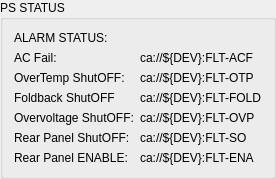
       <widget class="QGroupBox" name="OutControl_2">
        <property name="title">
         <string>PS STATUS</string>
        </property>
        <layout class="QVBoxLayout" name="verticalLayout_7">
         <item>
          <layout class="QGridLayout" name="gridLayout_9">
           <item row="3" column="0">
            <widget class="QLabel" name="label_13">
             <property name="sizePolicy">
              <sizepolicy hsizetype="MinimumExpanding" vsizetype="MinimumExpanding">
               <horstretch>0</horstretch>
               <verstretch>0</verstretch>
              </sizepolicy>
             </property>
             <property name="maximumSize">
              <size>
               <width>16777215</width>
               <height>30</height>
              </size>
             </property>
             <property name="text">
              <string>Foldback ShutOFF</string>
             </property>
            </widget>
           </item>
           <item row="0" column="0">
            <widget class="QLabel" name="label_41">
             <property name="sizePolicy">
              <sizepolicy hsizetype="MinimumExpanding" vsizetype="MinimumExpanding">
               <horstretch>0</horstretch>
               <verstretch>0</verstretch>
              </sizepolicy>
             </property>
             <property name="maximumSize">
              <size>
               <width>16777215</width>
               <height>30</height>
              </size>
             </property>
             <property name="text">
              <string>ALARM STATUS:</string>
             </property>
            </widget>
           </item>
           <item row="4" column="0">
            <widget class="QLabel" name="label_14">
             <property name="sizePolicy">
              <sizepolicy hsizetype="MinimumExpanding" vsizetype="MinimumExpanding">
               <horstretch>0</horstretch>
               <verstretch>0</verstretch>
              </sizepolicy>
             </property>
             <property name="maximumSize">
              <size>
               <width>16777215</width>
               <height>30</height>
              </size>
             </property>
             <property name="text">
              <string>Overvoltage ShutOFF:</string>
             </property>
            </widget>
           </item>
           <item row="2" column="1">
            <widget class="PyDMLabel" name="PyDMLabel_16">
             <property name="sizePolicy">
              <sizepolicy hsizetype="MinimumExpanding" vsizetype="MinimumExpanding">
               <horstretch>0</horstretch>
               <verstretch>0</verstretch>
              </sizepolicy>
             </property>
             <property name="maximumSize">
              <size>
               <width>16777215</width>
               <height>30</height>
              </size>
             </property>
             <property name="toolTip">
              <string/>
             </property>
             <property name="text">
              <string>ca://${DEV}:FLT-OTP</string>
             </property>
             <property name="alignment">
              <set>Qt::AlignLeading|Qt::AlignLeft|Qt::AlignVCenter</set>
             </property>
             <property name="precision" stdset="0">
              <number>0</number>
             </property>
             <property name="showUnits" stdset="0">
              <bool>true</bool>
             </property>
             <property name="precisionFromPV" stdset="0">
              <bool>true</bool>
             </property>
             <property name="alarmSensitiveBorder" stdset="0">
              <bool>true</bool>
             </property>
             <property name="channel" stdset="0">
              <string>ca://${DEV}:FLT-OTP</string>
             </property>
            </widget>
           </item>
           <item row="3" column="1">
            <widget class="PyDMLabel" name="PyDMLabel_19">
             <property name="sizePolicy">
              <sizepolicy hsizetype="MinimumExpanding" vsizetype="MinimumExpanding">
               <horstretch>0</horstretch>
               <verstretch>0</verstretch>
              </sizepolicy>
             </property>
             <property name="maximumSize">
              <size>
               <width>16777215</width>
               <height>30</height>
              </size>
             </property>
             <property name="toolTip">
              <string/>
             </property>
             <property name="text">
              <string>ca://${DEV}:FLT-FOLD</string>
             </property>
             <property name="precision" stdset="0">
              <number>0</number>
             </property>
             <property name="showUnits" stdset="0">
              <bool>true</bool>
             </property>
             <property name="precisionFromPV" stdset="0">
              <bool>true</bool>
             </property>
             <property name="alarmSensitiveBorder" stdset="0">
              <bool>true</bool>
             </property>
             <property name="channel" stdset="0">
              <string>ca://${DEV}:FLT-FOLD</string>
             </property>
            </widget>
           </item>
           <item row="0" column="1">
            <widget class="PyDMByteIndicator" name="PyDMByteIndicator_3">
             <property name="sizePolicy">
              <sizepolicy hsizetype="MinimumExpanding" vsizetype="MinimumExpanding">
               <horstretch>0</horstretch>
               <verstretch>0</verstretch>
              </sizepolicy>
             </property>
             <property name="maximumSize">
              <size>
               <width>16777215</width>
               <height>30</height>
              </size>
             </property>
             <property name="toolTip">
              <string/>
             </property>
             <property name="channel" stdset="0">
              <string>ca://${DEV}:CALARM</string>
             </property>
             <property name="onColor" stdset="0">
              <color>
               <red>255</red>
               <green>0</green>
               <blue>0</blue>
              </color>
             </property>
             <property name="showLabels" stdset="0">
              <bool>false</bool>
             </property>
            </widget>
           </item>
           <item row="1" column="0">
            <widget class="QLabel" name="label_40">
             <property name="sizePolicy">
              <sizepolicy hsizetype="MinimumExpanding" vsizetype="MinimumExpanding">
               <horstretch>0</horstretch>
               <verstretch>0</verstretch>
              </sizepolicy>
             </property>
             <property name="maximumSize">
              <size>
               <width>16777215</width>
               <height>30</height>
              </size>
             </property>
             <property name="text">
              <string>AC Fail:</string>
             </property>
            </widget>
           </item>
           <item row="6" column="0">
            <widget class="QLabel" name="label_16">
             <property name="sizePolicy">
              <sizepolicy hsizetype="MinimumExpanding" vsizetype="MinimumExpanding">
               <horstretch>0</horstretch>
               <verstretch>0</verstretch>
              </sizepolicy>
             </property>
             <property name="maximumSize">
              <size>
               <width>16777215</width>
               <height>30</height>
              </size>
             </property>
             <property name="text">
              <string>Rear Panel ENABLE:</string>
             </property>
            </widget>
           </item>
           <item row="2" column="0">
            <widget class="QLabel" name="label_39">
             <property name="sizePolicy">
              <sizepolicy hsizetype="MinimumExpanding" vsizetype="MinimumExpanding">
               <horstretch>0</horstretch>
               <verstretch>0</verstretch>
              </sizepolicy>
             </property>
             <property name="maximumSize">
              <size>
               <width>16777215</width>
               <height>30</height>
              </size>
             </property>
             <property name="text">
              <string>OverTemp ShutOFF:</string>
             </property>
            </widget>
           </item>
           <item row="5" column="0">
            <widget class="QLabel" name="label_15">
             <property name="sizePolicy">
              <sizepolicy hsizetype="MinimumExpanding" vsizetype="MinimumExpanding">
               <horstretch>0</horstretch>
               <verstretch>0</verstretch>
              </sizepolicy>
             </property>
             <property name="maximumSize">
              <size>
               <width>16777215</width>
               <height>30</height>
              </size>
             </property>
             <property name="text">
              <string>Rear Panel ShutOFF:</string>
             </property>
            </widget>
           </item>
           <item row="1" column="1">
            <widget class="PyDMLabel" name="PyDMLabel_23">
             <property name="sizePolicy">
              <sizepolicy hsizetype="MinimumExpanding" vsizetype="MinimumExpanding">
               <horstretch>0</horstretch>
               <verstretch>0</verstretch>
              </sizepolicy>
             </property>
             <property name="maximumSize">
              <size>
               <width>16777215</width>
               <height>30</height>
              </size>
             </property>
             <property name="toolTip">
              <string/>
             </property>
             <property name="text">
              <string>ca://${DEV}:FLT-ACF</string>
             </property>
             <property name="alignment">
              <set>Qt::AlignLeading|Qt::AlignLeft|Qt::AlignVCenter</set>
             </property>
             <property name="precision" stdset="0">
              <number>0</number>
             </property>
             <property name="showUnits" stdset="0">
              <bool>true</bool>
             </property>
             <property name="precisionFromPV" stdset="0">
              <bool>true</bool>
             </property>
             <property name="alarmSensitiveBorder" stdset="0">
              <bool>true</bool>
             </property>
             <property name="channel" stdset="0">
              <string>ca://${DEV}:FLT-ACF</string>
             </property>
            </widget>
           </item>
           <item row="4" column="1">
            <widget class="PyDMLabel" name="PyDMLabel_20">
             <property name="sizePolicy">
              <sizepolicy hsizetype="MinimumExpanding" vsizetype="MinimumExpanding">
               <horstretch>0</horstretch>
               <verstretch>0</verstretch>
              </sizepolicy>
             </property>
             <property name="maximumSize">
              <size>
               <width>16777215</width>
               <height>30</height>
              </size>
             </property>
             <property name="toolTip">
              <string/>
             </property>
             <property name="text">
              <string>ca://${DEV}:FLT-OVP</string>
             </property>
             <property name="alignment">
              <set>Qt::AlignLeading|Qt::AlignLeft|Qt::AlignVCenter</set>
             </property>
             <property name="precision" stdset="0">
              <number>0</number>
             </property>
             <property name="showUnits" stdset="0">
              <bool>true</bool>
             </property>
             <property name="precisionFromPV" stdset="0">
              <bool>true</bool>
             </property>
             <property name="alarmSensitiveBorder" stdset="0">
              <bool>true</bool>
             </property>
             <property name="channel" stdset="0">
              <string>ca://${DEV}:FLT-OVP</string>
             </property>
            </widget>
           </item>
           <item row="5" column="1">
            <widget class="PyDMLabel" name="PyDMLabel_17">
             <property name="sizePolicy">
              <sizepolicy hsizetype="MinimumExpanding" vsizetype="MinimumExpanding">
               <horstretch>0</horstretch>
               <verstretch>0</verstretch>
              </sizepolicy>
             </property>
             <property name="maximumSize">
              <size>
               <width>16777215</width>
               <height>30</height>
              </size>
             </property>
             <property name="toolTip">
              <string/>
             </property>
             <property name="text">
              <string>ca://${DEV}:FLT-SO</string>
             </property>
             <property name="alignment">
              <set>Qt::AlignLeading|Qt::AlignLeft|Qt::AlignVCenter</set>
             </property>
             <property name="precision" stdset="0">
              <number>0</number>
             </property>
             <property name="showUnits" stdset="0">
              <bool>true</bool>
             </property>
             <property name="precisionFromPV" stdset="0">
              <bool>true</bool>
             </property>
             <property name="alarmSensitiveBorder" stdset="0">
              <bool>true</bool>
             </property>
             <property name="channel" stdset="0">
              <string>ca://${DEV}:FLT-SO</string>
             </property>
            </widget>
           </item>
           <item row="6" column="1">
            <widget class="PyDMLabel" name="PyDMLabel_25">
             <property name="sizePolicy">
              <sizepolicy hsizetype="MinimumExpanding" vsizetype="MinimumExpanding">
               <horstretch>0</horstretch>
               <verstretch>0</verstretch>
              </sizepolicy>
             </property>
             <property name="maximumSize">
              <size>
               <width>16777215</width>
               <height>30</height>
              </size>
             </property>
             <property name="toolTip">
              <string/>
             </property>
             <property name="text">
              <string>ca://${DEV}:FLT-ENA</string>
             </property>
             <property name="alignment">
              <set>Qt::AlignLeading|Qt::AlignLeft|Qt::AlignVCenter</set>
             </property>
             <property name="precision" stdset="0">
              <number>0</number>
             </property>
             <property name="showUnits" stdset="0">
              <bool>true</bool>
             </property>
             <property name="precisionFromPV" stdset="0">
              <bool>true</bool>
             </property>
             <property name="alarmSensitiveBorder" stdset="0">
              <bool>true</bool>
             </property>
             <property name="channel" stdset="0">
              <string>ca://${DEV}:FLT-ENA</string>
             </property>
            </widget>
           </item>
          </layout>
         </item>
        </layout>
       </widget>
